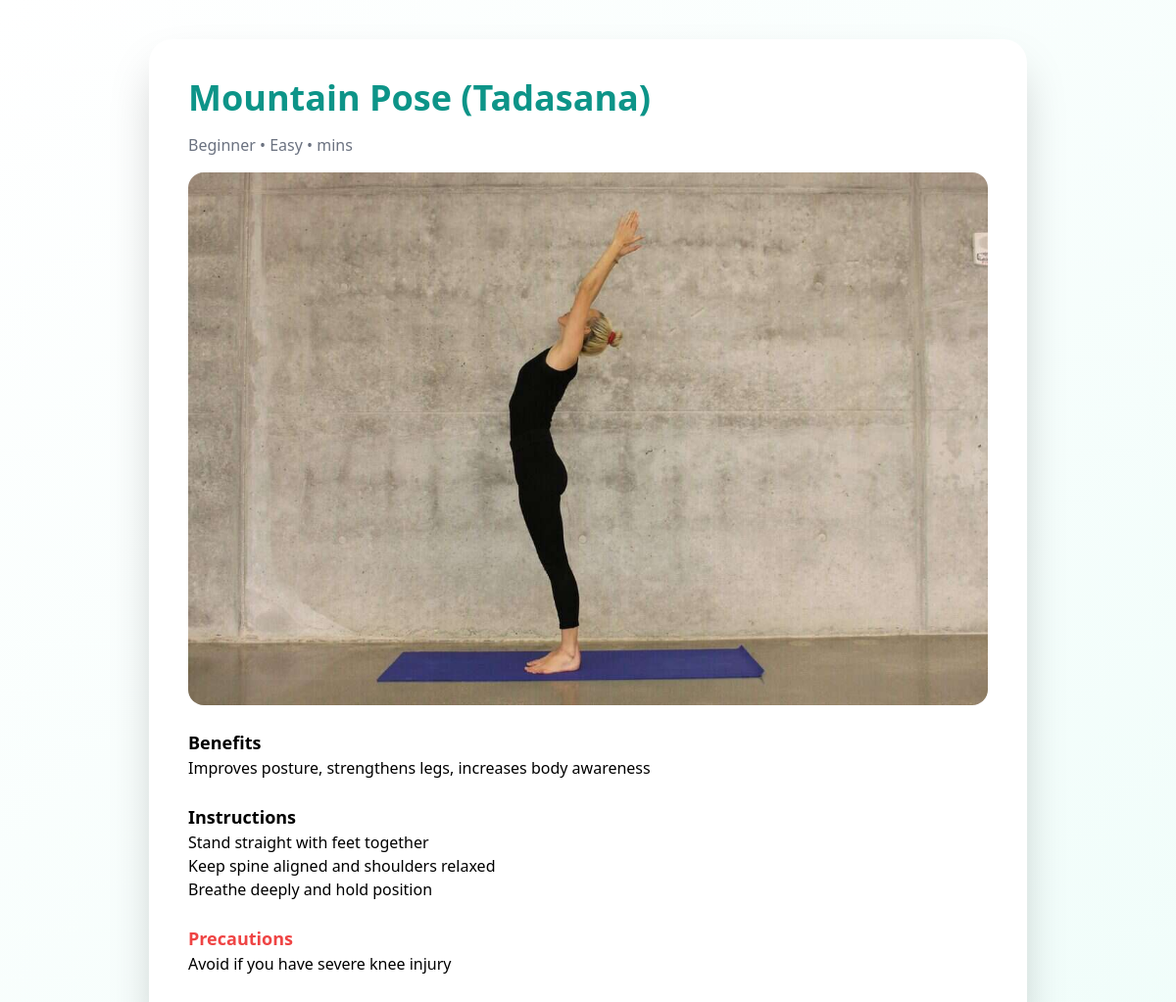
The page /yoga/1 (signed in) on the database its author committed.
### serenify.py (models this page shows)
class YogaPose(db.Model):
    id = db.Column(db.Integer, primary_key=True)
    name = db.Column(db.String(100), nullable=False)
    category = db.Column(db.String(50), nullable=False)  # beginner, intermediate, advanced
    difficulty = db.Column(db.String(20), nullable=False)
    benefits = db.Column(db.Text, nullable=False)
    instructions = db.Column(db.Text, nullable=False)
    precautions = db.Column(db.Text, nullable=True)
    image_url = db.Column(db.String(200), nullable=True)
    video_url = db.Column(db.String(200), nullable=True)
    created_by = db.Column(db.Integer, db.ForeignKey('user.id'), nullable=False)
    created_at = db.Column(db.DateTime, default=datetime.now)
    creator = db.relationship('User', backref='yoga_poses')

### serenify.py (the view)
@app.route('/yoga/<int:pose_id>')
def yoga_detail(pose_id):
    if 'username' not in session:
        return redirect(url_for('login'))
    user = User.query.filter_by(username=session['username']).first()
    pose = YogaPose.query.get_or_404(pose_id)
    progress = UserProgress.query.filter_by(
        user_id=user.id,
        activity_type='yoga',
        activity_id=pose_id
    ).first()
    return render_template('yoga_detail.html', user=user, pose=pose, progress=progress)

### templates/yoga_detail.html (shortened to what this page needs)
<!DOCTYPE html>
<html>
<head>
    <script src="https://cdn.tailwindcss.com"></script>
</head>
<body class="min-h-screen bg-gradient-to-br from-white to-teal-50 p-10">
<div class="max-w-4xl mx-auto bg-white rounded-3xl shadow-2xl p-10">
    <h1 class="text-4xl font-bold text-teal-600 mb-4">
        {{ pose.name }}
    </h1>
    <p class="text-gray-500 mb-4">
        {{ pose.category|capitalize }} • {{ pose.difficulty|capitalize }} • {{ pose.duration }} mins
    </p>
    {% if pose.image_url %}
        <img src="{{ url_for('static', filename='yoga_images/' + pose.image_url) }}"
             class="rounded-2xl mb-6">
    {% endif %}
    <div class="mb-6">
        <h2 class="font-bold text-lg">Benefits</h2>
        <p>{{ pose.benefits }}</p>
    </div>
    <div class="mb-6">
        <h2 class="font-bold text-lg">Instructions</h2>
        <p class="whitespace-pre-line">{{ pose.instructions }}</p>
    </div>
    {% if pose.precautions %}
    <div class="mb-6">
        <h2 class="font-bold text-lg text-red-500">Precautions</h2>
        <p>{{ pose.precautions }}</p>
    </div>
    {% endif %}
</div>
</body>
</html>

### rows shown on the page
YogaPose: name "Mountain Pose (Tadasana)", category "Beginner", difficulty "Easy", image_url (picture), benefits "Improves posture, strengthens legs, increases body awareness", instructions "Stand straight with feet together Keep spine aligned and shoulders relaxed Breathe deeply and hold position", precautions "Avoid if you have severe knee injury"
